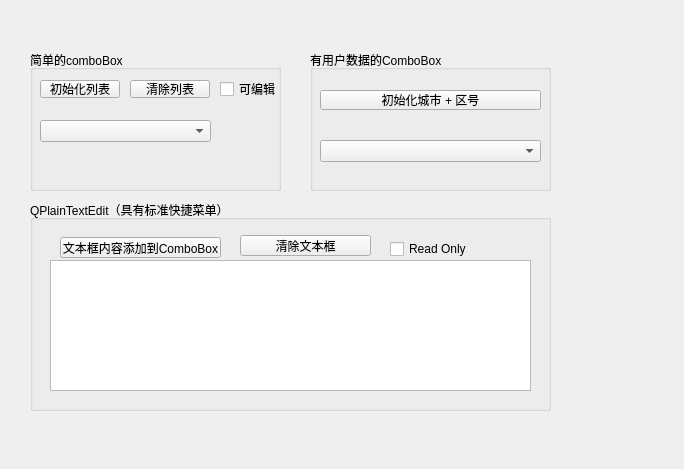
<?xml version="1.0" encoding="UTF-8"?>
<ui version="4.0">
 <class>Widget</class>
 <widget class="QWidget" name="Widget">
  <property name="geometry">
   <rect>
    <x>0</x>
    <y>0</y>
    <width>684</width>
    <height>469</height>
   </rect>
  </property>
  <property name="windowTitle">
   <string>Widget</string>
  </property>
  <widget class="QGroupBox" name="groupBox">
   <property name="geometry">
    <rect>
     <x>30</x>
     <y>50</y>
     <width>251</width>
     <height>141</height>
    </rect>
   </property>
   <property name="title">
    <string>简单的comboBox</string>
   </property>
   <widget class="QPushButton" name="btnIniTtems">
    <property name="geometry">
     <rect>
      <x>10</x>
      <y>30</y>
      <width>80</width>
      <height>18</height>
     </rect>
    </property>
    <property name="text">
     <string>初始化列表</string>
    </property>
   </widget>
   <widget class="QPushButton" name="btnClean">
    <property name="geometry">
     <rect>
      <x>100</x>
      <y>30</y>
      <width>80</width>
      <height>18</height>
     </rect>
    </property>
    <property name="text">
     <string>清除列表</string>
    </property>
   </widget>
   <widget class="QCheckBox" name="checkBox">
    <property name="geometry">
     <rect>
      <x>190</x>
      <y>30</y>
      <width>61</width>
      <height>18</height>
     </rect>
    </property>
    <property name="text">
     <string>可编辑</string>
    </property>
   </widget>
   <widget class="QComboBox" name="comboBox">
    <property name="geometry">
     <rect>
      <x>10</x>
      <y>70</y>
      <width>171</width>
      <height>22</height>
     </rect>
    </property>
   </widget>
  </widget>
  <widget class="QGroupBox" name="groupBox_2">
   <property name="geometry">
    <rect>
     <x>310</x>
     <y>50</y>
     <width>241</width>
     <height>141</height>
    </rect>
   </property>
   <property name="title">
    <string>有用户数据的ComboBox</string>
   </property>
   <widget class="QPushButton" name="btnIni2">
    <property name="geometry">
     <rect>
      <x>10</x>
      <y>40</y>
      <width>221</width>
      <height>20</height>
     </rect>
    </property>
    <property name="text">
     <string>初始化城市 + 区号</string>
    </property>
   </widget>
   <widget class="QComboBox" name="comboBox_2">
    <property name="geometry">
     <rect>
      <x>10</x>
      <y>90</y>
      <width>221</width>
      <height>22</height>
     </rect>
    </property>
   </widget>
  </widget>
  <widget class="QGroupBox" name="groupBox_3">
   <property name="geometry">
    <rect>
     <x>30</x>
     <y>200</y>
     <width>521</width>
     <height>211</height>
    </rect>
   </property>
   <property name="title">
    <string>QPlainTextEdit（具有标准快捷菜单）</string>
   </property>
   <widget class="QPlainTextEdit" name="plainTextEdit">
    <property name="geometry">
     <rect>
      <x>20</x>
      <y>60</y>
      <width>481</width>
      <height>131</height>
     </rect>
    </property>
   </widget>
   <widget class="QPushButton" name="btnToComboBox">
    <property name="geometry">
     <rect>
      <x>30</x>
      <y>37</y>
      <width>161</width>
      <height>21</height>
     </rect>
    </property>
    <property name="text">
     <string>文本框内容添加到ComboBox</string>
    </property>
   </widget>
   <widget class="QPushButton" name="pushButton_2">
    <property name="geometry">
     <rect>
      <x>210</x>
      <y>35</y>
      <width>131</width>
      <height>21</height>
     </rect>
    </property>
    <property name="text">
     <string>清除文本框</string>
    </property>
   </widget>
   <widget class="QCheckBox" name="checkBox_2">
    <property name="geometry">
     <rect>
      <x>360</x>
      <y>40</y>
      <width>81</width>
      <height>18</height>
     </rect>
    </property>
    <property name="text">
     <string>Read Only</string>
    </property>
   </widget>
  </widget>
 </widget>
 <resources/>
 <connections>
  <connection>
   <sender>btnClean</sender>
   <signal>clicked()</signal>
   <receiver>comboBox</receiver>
   <slot>clear()</slot>
   <hints>
    <hint type="sourcelabel">
     <x>169</x>
     <y>88</y>
    </hint>
    <hint type="destinationlabel">
     <x>125</x>
     <y>130</y>
    </hint>
   </hints>
  </connection>
  <connection>
   <sender>pushButton_2</sender>
   <signal>clicked()</signal>
   <receiver>plainTextEdit</receiver>
   <slot>clear()</slot>
   <hints>
    <hint type="sourcelabel">
     <x>305</x>
     <y>245</y>
    </hint>
    <hint type="destinationlabel">
     <x>290</x>
     <y>325</y>
    </hint>
   </hints>
  </connection>
 </connections>
</ui>
